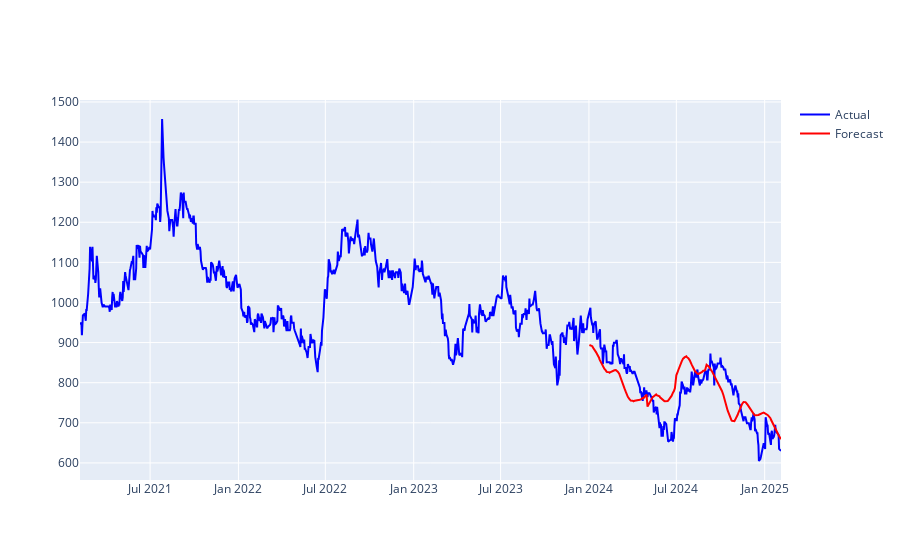

This figure's notebook cell:
### Code cell
# Train-test split
df_train2 = df2[df2['ds'] < "2024-01-01"]
df_test2 = df2[df2['ds'] >= "2024-01-01"]

# Define Prophet model
model = Prophet(seasonality_mode="additive", yearly_seasonality=True)
model.add_regressor("before_indicator")  # Add dividend as an external regressor
model.add_regressor("after_indicator")
# Fit model
model.fit(df_train2)

# Create future dataframe
future = model.make_future_dataframe(periods=730)  # Predict 1 year ahead
future['month'] = future['ds'].dt.month
future['before_indicator'] = (future['month'].isin([5,6])).astype(int)
future['after_indicator'] = (future['month'].isin([7,8])).astype(int)# Add regressor
future = future[(future['ds'] >= start_date) & (future['ds'] <= end_date)]

# Make predictions
forecast = model.predict(future)
if 'ds' not in df_train2.columns:
    df_train2['ds'] = df_train.index  # Assuming index is suitable for 'ds'

if 'ds' not in df_test2.columns:
    df_test2['ds'] = df_test2.index

# Handle rows in forecast that have 'ds' not in df
forecast = forecast[forecast['ds'].isin(df_test2['ds'])]
# Plot results
import plotly.graph_objects as go

fig = go.Figure()
fig.add_trace(go.Scatter(x=df2['ds'], y=df2['y'], mode='lines', name='Actual', line=dict(color='blue')))
fig.add_trace(go.Scatter(x=forecast['ds'], y=forecast['yhat'], mode='lines', name='Forecast', line=dict(color='red')))
fig.show()

### Figure 1 — Plotly figure (JSON) as saved in the notebook; plotly's stock layout.template omitted (floating-point values rounded to 4 significant figures; data arrays with more than 128 entries replaced by an {"elided": "..."} marker saying what was removed)
{"data": [{"line": {"color": "blue"}, "mode": "lines", "name": "Actual", "type": "scatter", "x": {"elided": "966 str values"}, "y": {"elided": "966 float values"}}, {"line": {"color": "red"}, "mode": "lines", "name": "Forecast", "type": "scatter", "x": {"elided": "258 str values"}, "y": {"elided": "258 float values"}}], "layout": {"autosize": true, "xaxis": {"autorange": true, "range": ["2021-02-05", "2025-02-04"], "type": "date"}, "yaxis": {"autorange": true, "range": [557.4, 1505.0], "type": "linear"}}}
